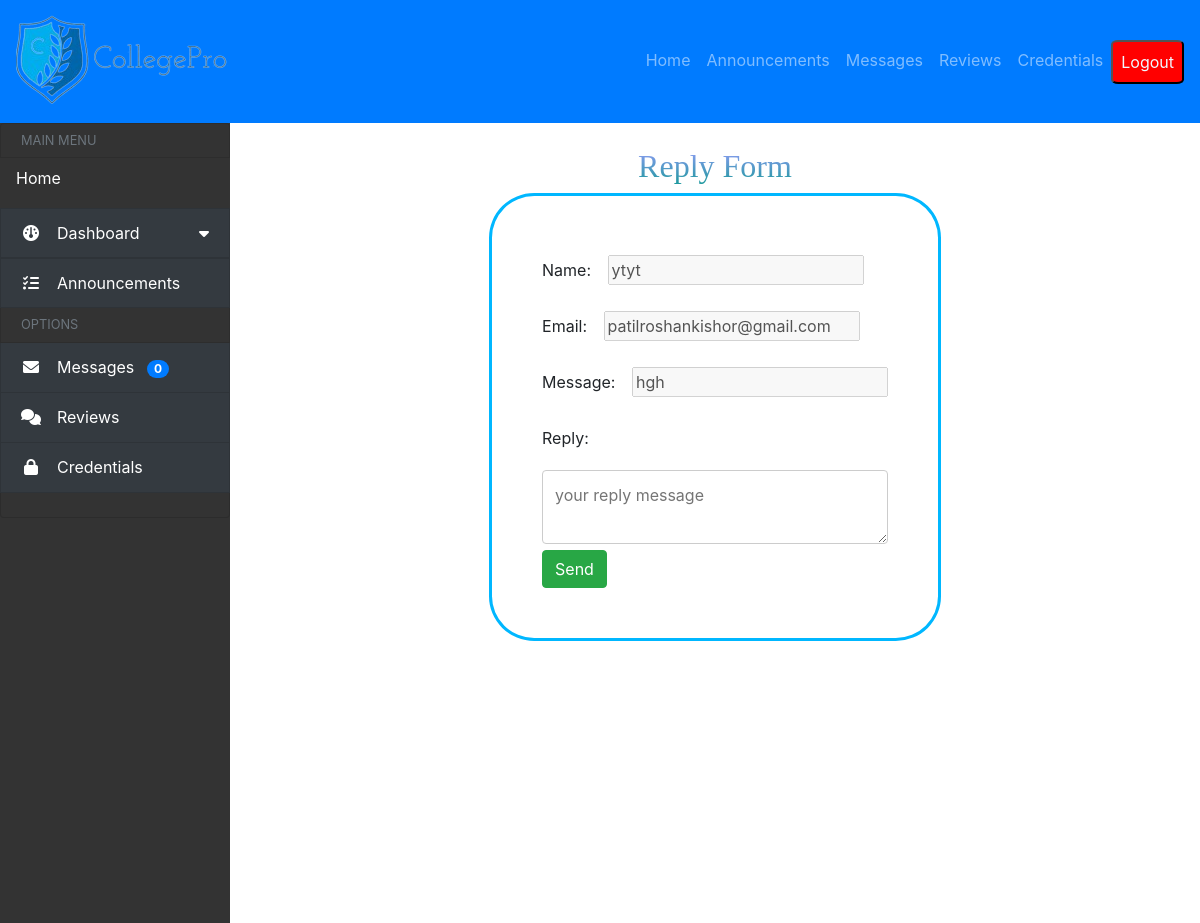
Screenshot of /adminpanel/reply-message/11/ (signed in) with the database file from the repository.
### allmessages/models.py (models this page shows)
class allmessages(models.Model):
        name=models.CharField(max_length=2000)
        email=models.EmailField(max_length=200)
        message=models.TextField()
        read=models.BooleanField(default=False)

### CollegeManagement/views.py (the view, shortened to what this page needs)
# urls.py: path('adminpanel/reply-message/<int:id>/', views.replymessage,name="replymessage"),
def replymessage(request,id):
    if 'admin_user' not in request.session:
        return redirect('loginform')
    msg_obj=allmessages.objects.get(id=id)
    data={'message':msg_obj,'title':'Reply Message'}
    return render(request,"admin2/reply-message.html",data)

### allmessages/context_processors.py (called while the page is built)
def unread_messages_count(request):
    unread_count = allmessages.objects.filter(read=False).count()
    return {'unread_count': unread_count}

### templates/admin2/reply-message.html (shortened to what this page needs)
{% load static %}
{% include 'admin2/header.html'%}
        <div class="col p-4">
            <center>
                <h2 class="title">Reply Form</h2>
                <div style="border: solid 3px rgb(0, 183, 255); border-radius: 10%; width: max-content; padding: 50px;">
                    <form style="text-align: justify; width: fit-content;" method="post">
                        <label>Name:</label>
                        <input value="{{message.name}}" name="name" disabled/>
                        <br>
                        <label>Email:</label>
                        <input value="{{ message.email}}" name="email" disabled/>
                        <br>
                        <label>Message:</label>
                        <input value="{{ message.message}}" name="message" disabled/>
                        <br>
                        <label>Reply:</label>
                        <textarea placeholder="your reply message" name="replymessage"></textarea>
                        <br>
                        <button type="submit" class="btn btn-success">Send</button>
                    </form>
            </center>
        </div>
    </div>
</body>
</html>

### static/style/style2.css (style rules this page uses)
input[type=text], select, textarea, input[type=email] { width: 100%; padding: 12px; border: 1px solid #ccc; border-radius: 4px; resize: vertical; }
label { padding: 12px 12px 12px 0; display: inline-block; }

### rows the page displays
allmessages: name "ytyt", email "patilroshankishor@gmail.com", message "hgh"

### other values shown
{{ unread_count }} "0"
